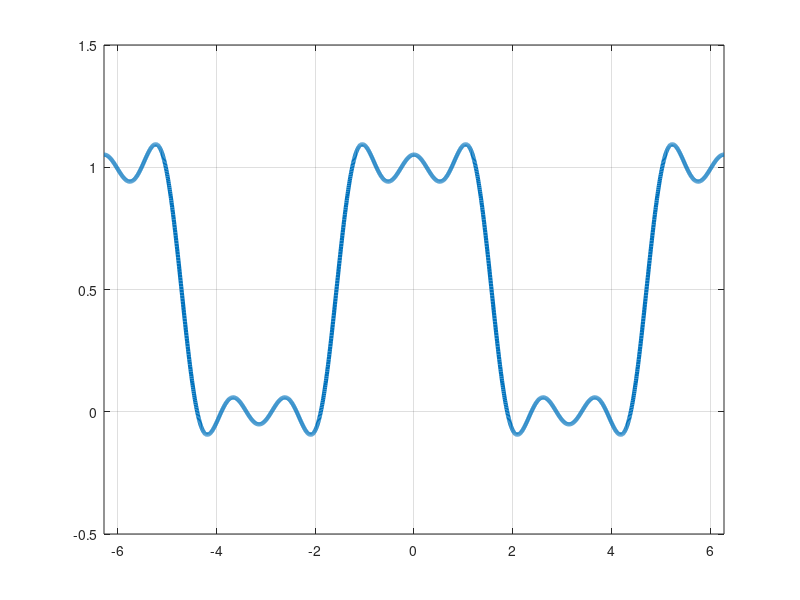

Write MATLAB code to recreate this figure.
%alaa amer -- farah alamour
T=2*pi;
w=2*pi/T;
t=-T:T/1000:T;
N=input('# harmonics = ');
a0 = 0.5;
xN=a0*ones(1,length(t));
for n= 1 :N
an = (2*sin(n*pi/2)/(n*pi));
bn= 0;
xN=xN+an*cos(n*w*t)+bn*sin(n*w*t);
end
plot(t,xN,'linewidth',3)
axis([-T T -0.5 1.5])
grid on